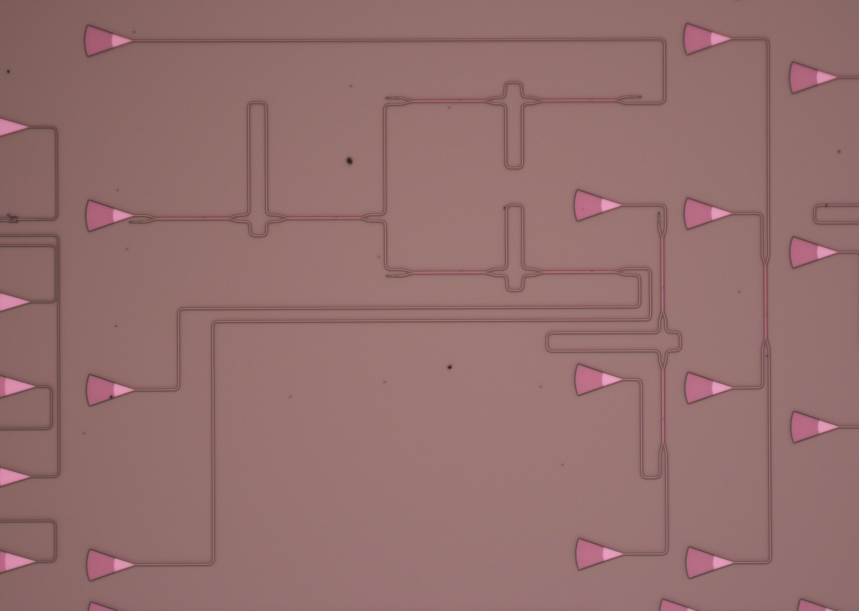
#> input picture cwdm-demux/figures/micrograph_demux_raw.jpg, 2576 x 1832 px (shown at 1/3 size)
$ python annotate_micrograph.py
#> lines starting #> are read from the running program, lines starting #| are printed output that depends on the picture
"""Annotated optical micrograph of the fabricated 1x4 demultiplexer.

Annotation set follows the author's slide (optic.pptx). Pixel coordinates refer
to figures/micrograph_demux_raw.jpg (2576 x 1832 px). Scale: grating couplers on
a 127 um pitch are 525 px apart.
Run from the repository root:  python analysis/annotate_micrograph.py
"""
from pathlib import Path
import matplotlib.pyplot as plt
from matplotlib.patches import Rectangle
from PIL import Image

ROOT = Path(__file__).resolve().parents[1]
IMG = ROOT / "figures" / "micrograph_demux_raw.jpg"
OUT = ROOT / "figures" / "fig08b_micrograph_annotated.jpg"
CROP = (185, 2330, 1775, 0)    # x0, x1, y_bottom, y_top: drops the neighbouring devices

WHITE = "white"
LAMBDA_COLOR = {1: "#ff2a2a", 2: "#29b6f6", 3: "#2ecc40", 4: "#ffc000"}
FS = 9

# grating-coupler labels: (text, x, y)
GC_LABELS = [
    ("Output\nGC1", 270, 215),
    ("Input\nGC", 270, 745),
    ("Output\nGC2", 270, 1270),
    ("Output\nGC3", 270, 1585),
]
# wavelength labels at the stage-2 outputs: (channels, x, y)
LAMBDAS = [                # one column, same x: MZI 2A outputs then MZI 2B outputs
    ((2,), 1880, 228),
    ((4,), 1880, 348),
    ((3,), 1880, 762),
    ((1,), 1880, 866),
]
# arrows: (text, target x, target y, text x, text y)
ARROWS = [
    ("Taper", 1912, 289, 1640, 150),
    ("Taper", 1988, 655, 1690, 760),
    ("Broadband\nDirectional Coupler", 1960, 1360, 1610, 1500),
]
GC_COLUMN_Y = [113, 637, 1162, 1692]   # right-hand grating-coupler column
PITCH_X = 2248


def main():
    im = Image.open(IMG)
#> im is the input picture: PIL image 2576x1832 RGB; mean R, G, B 148.1, 110.9, 109.9
    x0, x1, yb, yt = CROP
    w, h = x1 - x0, yb - yt
    fig, ax = plt.subplots(figsize=(7.16, 7.16 * h / w))
    ax.imshow(im)
    ax.set_xlim(x0, x1)
    ax.set_ylim(yb, yt)
    ax.set_axis_off()

    # dashed frames: demultiplexer and test-structure coupler
    ax.add_patch(Rectangle((385, 200), 1600, 690, fill=False, ec=WHITE,
                           ls=(0, (2, 2)), lw=1.0))
    ax.text(560, 265, "1×4 demux", color=WHITE, fontsize=FS, fontweight="bold",
            va="center")
    ax.add_patch(Rectangle((1955, 1090), 75, 310, fill=False, ec=WHITE,
                           ls=(0, (2, 2)), lw=1.0))

    for text, x, y in GC_LABELS:
        ax.text(x, y, text, color=WHITE, fontsize=FS, ha="center", va="center",
                linespacing=1.1)

    for chans, x, y in LAMBDAS:
        dx = 0
        for i, c in enumerate(chans):
            ax.text(x + dx, y, "λ" + "₀₁₂₃₄"[c], color=LAMBDA_COLOR[c],
                    fontsize=FS + 1, fontweight="bold", va="center")
            if i < len(chans) - 1:
                ax.text(x + dx + 58, y, "/", color=WHITE, fontsize=FS + 1, va="center")
                dx += 92

    for text, x, y, tx, ty in ARROWS:
        ax.annotate(text, (x, y), (tx, ty), color=WHITE, fontsize=FS,
                    ha="center", va="center", linespacing=1.1,
                    arrowprops=dict(arrowstyle="-|>", color=WHITE, lw=0.9,
                                    shrinkA=6, shrinkB=1))

    # 127 um pitch between the right-hand grating couplers
    for y0, y1 in zip(GC_COLUMN_Y[:-1], GC_COLUMN_Y[1:]):
        ax.annotate("", (PITCH_X, y0), (PITCH_X, y1),
                    arrowprops=dict(arrowstyle="<|-|>", color=WHITE, lw=0.9,
                                    shrinkA=0, shrinkB=0))
        ax.text(PITCH_X - 25, (y0 + y1) / 2, "127 µm", color=WHITE, fontsize=FS,
                ha="right", va="center")

    ax.text(x1 - 25, yb - 25, "© Riadh Ben Abbes 2026", color="white", alpha=0.8,
            fontsize=FS - 1, ha="right", va="bottom")
    fig.subplots_adjust(0, 0, 1, 1)
    fig.savefig(OUT, dpi=250, pil_kwargs={"quality": 90})
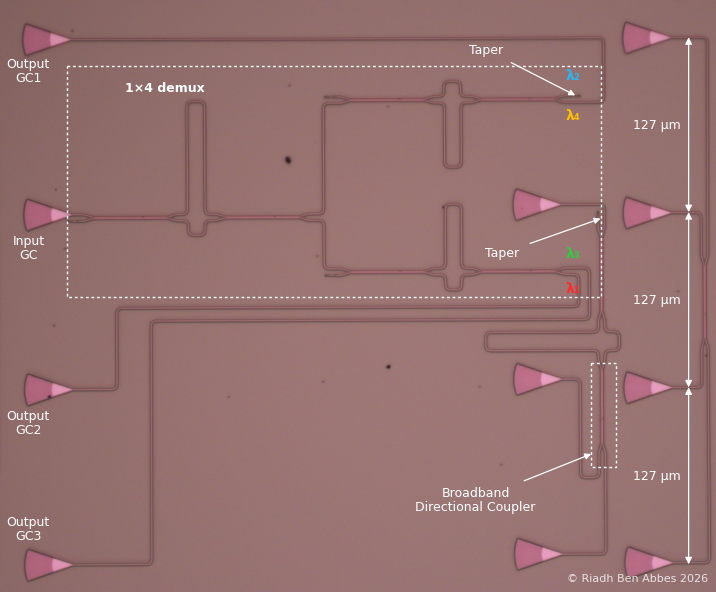
#> figure drawn by matplotlib, 1 panel


if __name__ == "__main__":
    main()
